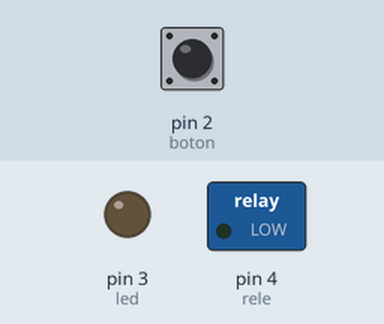
Simulated run of this sketch. Board: Arduino Uno, built with avr-gcc and run on an emulated ATmega328P. On the bench: switched loads named in the sketch (green lamp = pin HIGH), output pins drawn as LEDs (lit = HIGH). Inputs (shaded band) come from the test bench; at power-on: pin 2 (boton) LOW.

Above: at 1.2 s.
1.3 s: pin 2 (boton) pulled HIGH for 0.15 s
At 2.5 s:
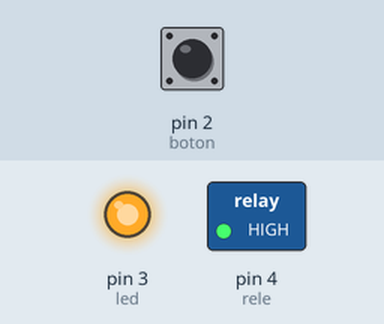
2.9 s: pin 2 (boton) pulled HIGH for 1 s
At 3.9 s:
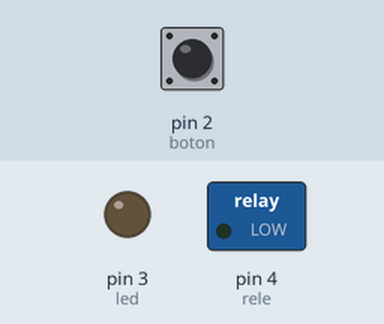
5.4 s: pin 2 (boton) pulled HIGH for 3.2 s
At 5.9 s:
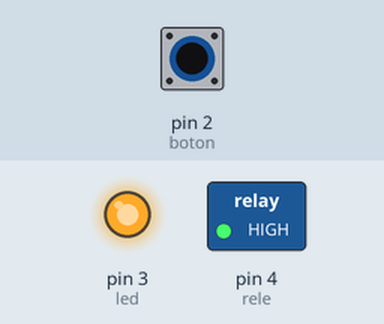
Timing chart, 0 to 8.4 s (numbered marks = the images above; inputs shaded):
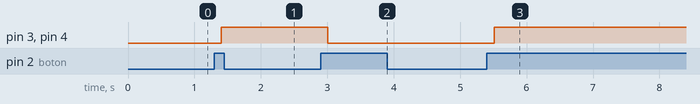

The sketch:

test2.ino
```cpp
int boton = 2;
int led = 3;
int rele = 4;
int activado = 0;
int estado = 0;
int estadoAnt = 0;

void setup() {
pinMode(boton, INPUT);
pinMode(led, OUTPUT);
pinMode(rele, OUTPUT);
}

void loop() {
  estado = digitalRead(boton);

  if((estado == HIGH) && (estadoAnt == LOW)){
    activado = 1 - activado;
    delay(100);
  }
  estadoAnt = estado;
  if(activado == 1){
      digitalWrite(led, HIGH);
      digitalWrite(rele, HIGH);
      delay(10);
    }else{
      digitalWrite(led, LOW);
      digitalWrite(rele, LOW);
      delay(10);
    }
}
```

Measured:
- after the input at 1.3 s, pin 3 (led), pin 4 (rele): LOW → HIGH after 0.10 s
- after the input at 2.9 s, pin 3 (led), pin 4 (rele): HIGH → LOW after 0.11 s
- after the input at 5.4 s, pin 3 (led), pin 4 (rele): LOW → HIGH after 0.11 s
